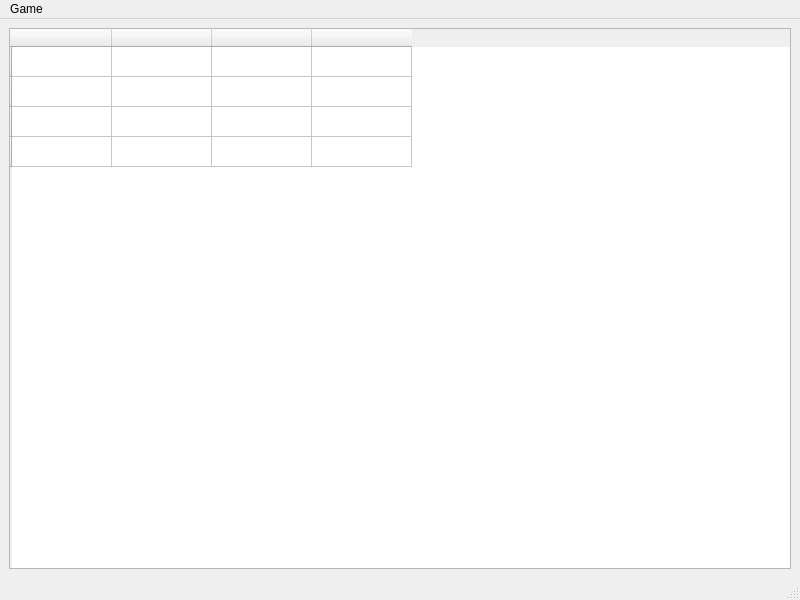
<?xml version="1.0" encoding="UTF-8"?>
<ui version="4.0">
 <class>MainWindow</class>
 <widget class="QMainWindow" name="MainWindow">
  <property name="geometry">
   <rect>
    <x>0</x>
    <y>0</y>
    <width>800</width>
    <height>600</height>
   </rect>
  </property>
  <property name="windowTitle">
   <string>MainWindow</string>
  </property>
  <widget class="QWidget" name="centralwidget">
   <layout class="QGridLayout" name="gridLayout">
    <item row="0" column="0">
     <widget class="QTableWidget" name="tableWidget">
      <row>
       <property name="text">
        <string/>
       </property>
      </row>
      <row>
       <property name="text">
        <string/>
       </property>
      </row>
      <row>
       <property name="text">
        <string/>
       </property>
      </row>
      <row>
       <property name="text">
        <string/>
       </property>
      </row>
      <column>
       <property name="text">
        <string/>
       </property>
      </column>
      <column>
       <property name="text">
        <string/>
       </property>
      </column>
      <column>
       <property name="text">
        <string/>
       </property>
      </column>
      <column>
       <property name="text">
        <string/>
       </property>
      </column>
     </widget>
    </item>
   </layout>
  </widget>
  <widget class="QMenuBar" name="menubar">
   <property name="geometry">
    <rect>
     <x>0</x>
     <y>0</y>
     <width>800</width>
     <height>26</height>
    </rect>
   </property>
   <widget class="QMenu" name="menuGame">
    <property name="title">
     <string>Game</string>
    </property>
    <addaction name="RestartGame"/>
    <addaction name="NewGame"/>
    <addaction name="Exit"/>
   </widget>
   <addaction name="menuGame"/>
  </widget>
  <widget class="QStatusBar" name="statusbar"/>
  <action name="RestartGame">
   <property name="text">
    <string>Restart Game</string>
   </property>
  </action>
  <action name="NewGame">
   <property name="text">
    <string>New Game</string>
   </property>
  </action>
  <action name="Exit">
   <property name="text">
    <string>Exit</string>
   </property>
  </action>
 </widget>
 <resources/>
 <connections/>
</ui>
